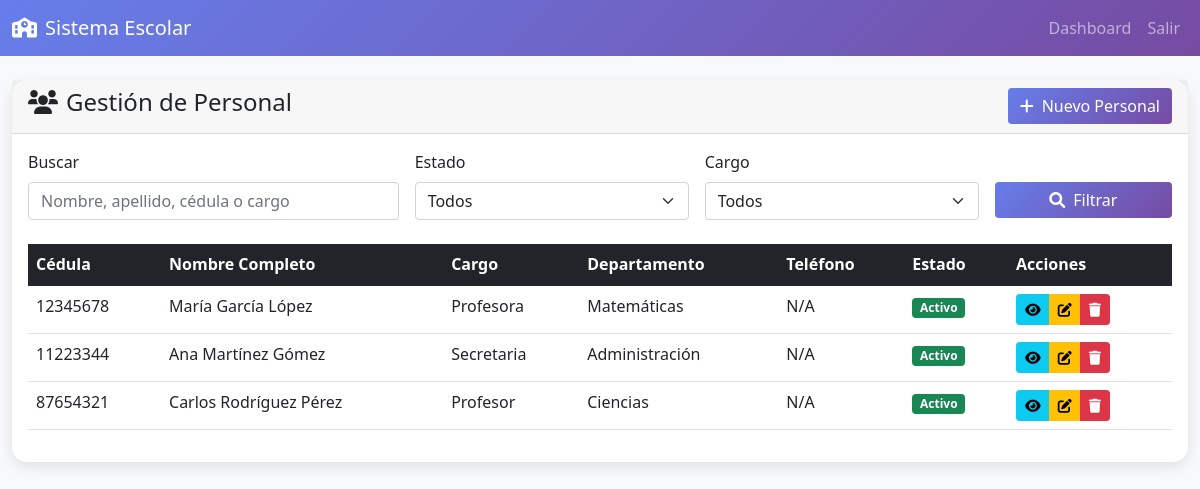
The app's page /personal/index.php (signed in) with its own data.
### tables this page shows
CREATE TABLE IF NOT EXISTS personal (
    cedula VARCHAR(20) PRIMARY KEY,
    nombre VARCHAR(100) NOT NULL,
    apellido1 VARCHAR(100) NOT NULL,
    apellido2 VARCHAR(100),
    fecha_nacimiento DATE NOT NULL,
    genero ENUM('Masculino', 'Femenino', 'Otro') NOT NULL,
    direccion TEXT,
    telefono VARCHAR(20),
    email VARCHAR(100),
    cargo VARCHAR(100) NOT NULL,
    departamento VARCHAR(100),
    fecha_ingreso DATE DEFAULT (CURRENT_DATE),
    salario DECIMAL(10,2),
    estado ENUM('Activo', 'Inactivo', 'Licencia', 'Retirado') DEFAULT 'Activo',
    titulo_profesional VARCHAR(200),
    experiencia_anos INT DEFAULT 0,
    observaciones TEXT,
    created_at TIMESTAMP DEFAULT CURRENT_TIMESTAMP,
    updated_at TIMESTAMP DEFAULT CURRENT_TIMESTAMP ON UPDATE CURRENT_TIMESTAMP
);

### personal/index.php (the view, shortened to what this page needs)
<?php
$database = new Database();
$conn = $database->getConnection();
$search = $_GET['search'] ?? '';
$query = "SELECT * FROM personal WHERE 1=1";
$query .= " ORDER BY apellido1, apellido2, nombre";
$stmt = $conn->prepare($query);
$stmt->execute();
$personal = $stmt->fetchAll();
?>
<!DOCTYPE html>
<html lang="es">
<head>
    <link href="https://cdn.jsdelivr.net/npm/bootstrap@5.1.3/dist/css/bootstrap.min.css" rel="stylesheet">
    <link href="https://cdnjs.cloudflare.com/ajax/libs/font-awesome/6.0.0/css/all.min.css" rel="stylesheet">
</head>
<body>
    <nav class="navbar navbar-expand-lg navbar-dark">
        <div class="container-fluid">
            <a class="navbar-brand" href="../dashboard.php">
                <i class="fas fa-school me-2"></i>Sistema Escolar
            </a>
            <div class="navbar-nav ms-auto">
                <a class="nav-link" href="../dashboard.php">Dashboard</a>
                <a class="nav-link" href="../logout.php">Salir</a>
            </div>
        </div>
    </nav>
    <div class="container-fluid mt-4">
        <div class="row">
            <div class="col-12">
                <div class="card">
                    <div class="card-header d-flex justify-content-between align-items-center">
                        <h4><i class="fas fa-users me-2"></i>Gestión de Personal</h4>
                        <a href="nuevo.php" class="btn btn-primary">
                            <i class="fas fa-plus me-2"></i>Nuevo Personal
                        </a>
                    </div>
                    <div class="card-body">
                        <form method="GET" class="row g-3 mb-4">
                            <div class="col-md-4">
                                <label class="form-label">Buscar</label>
                                <input type="text" class="form-control" name="search"
                                       value="<?php echo htmlspecialchars($search); ?>"
                                       placeholder="Nombre, apellido, cédula o cargo">
                            </div>
                            <div class="col-md-3">
                                <label class="form-label">Estado</label>
                                <select class="form-select" name="estado">
                                    <option value="">Todos</option>
                                </select>
                            </div>
                            <div class="col-md-3">
                                <label class="form-label">Cargo</label>
                                <select class="form-select" name="cargo">
                                    <option value="">Todos</option>
                                </select>
                            </div>
                            <div class="col-md-2">
                                <label class="form-label">&nbsp;</label>
                                <button type="submit" class="btn btn-primary d-block w-100">
                                    <i class="fas fa-search me-2"></i>Filtrar
                                </button>
                            </div>
                        </form>
                        <div class="table-responsive">
                            <table class="table table-hover">
                                <thead class="table-dark">
                                    <tr>
                                        <th>Cédula</th>
                                        <th>Nombre Completo</th>
                                        <th>Cargo</th>
                                        <th>Departamento</th>
                                        <th>Teléfono</th>
                                        <th>Estado</th>
                                        <th>Acciones</th>
                                    </tr>
                                </thead>
                                <tbody>
                                    <?php foreach ($personal as $persona): ?>
                                    <tr>
                                        <td><?php echo htmlspecialchars($persona['cedula']); ?></td>
                                        <td>
                                            <?php echo htmlspecialchars($persona['nombre'] . ' ' .
                                                     $persona['apellido1'] . ' ' .
                                                     ($persona['apellido2'] ?? '')); ?>
                                        </td>
                                        <td><?php echo htmlspecialchars($persona['cargo']); ?></td>
                                        <td><?php echo htmlspecialchars($persona['departamento'] ?? 'N/A'); ?></td>
                                        <td><?php echo $persona['telefono'] ?? 'N/A'; ?></td>
                                        <td>
                                            <span class="badge bg-<?php
                                                echo $persona['estado'] == 'Activo' ? 'success' :
                                                    ($persona['estado'] == 'Licencia' ? 'warning' : 'secondary');
                                            ?>">
                                                <?php echo $persona['estado']; ?>
                                            </span>
                                        </td>
                                        <td>
                                            <div class="btn-group btn-group-sm">
                                                <a href="ver.php?cedula=<?php echo $persona['cedula']; ?>"
                                                   class="btn btn-info" title="Ver">
                                                    <i class="fas fa-eye"></i>
                                                </a>
                                                <a href="editar.php?cedula=<?php echo $persona['cedula']; ?>"
                                                   class="btn btn-warning" title="Editar">
                                                    <i class="fas fa-edit"></i>
                                                </a>
                                                <a href="?delete=<?php echo $persona['cedula']; ?>"
                                                   class="btn btn-danger" title="Eliminar"
                                                   onclick="return confirm('¿Está seguro de eliminar este personal?')">
                                                    <i class="fas fa-trash"></i>
                                                </a>
                                            </div>
                                        </td>
                                    </tr>
                                    <?php endforeach; ?>
                                </tbody>
                            </table>
                        </div>
                    </div>
                </div>
            </div>
        </div>
    </div>
</body>
</html>

### personal/index.php (style rules this page uses)
body { background-color: #f8f9fa; }
.navbar { background: linear-gradient(135deg, #667eea 0%, #764ba2 100%); }
.card { border: none; border-radius: 15px; box-shadow: 0 5px 15px rgba(0,0,0,0.1); }
.btn-primary { background: linear-gradient(135deg, #667eea 0%, #764ba2 100%); border: none; }

### records on screen
personal: cedula "12345678", nombre+apellido1+apellido2 "María García López", cargo "Profesora", departamento "Matemáticas", telefono "N/A", estado "Activo"
personal: cedula "11223344", nombre+apellido1+apellido2 "Ana Martínez Gómez", cargo "Secretaria", departamento "Administración", telefono "N/A", estado "Activo"
personal: cedula "87654321", nombre+apellido1+apellido2 "Carlos Rodríguez Pérez", cargo "Profesor", departamento "Ciencias", telefono "N/A", estado "Activo"
